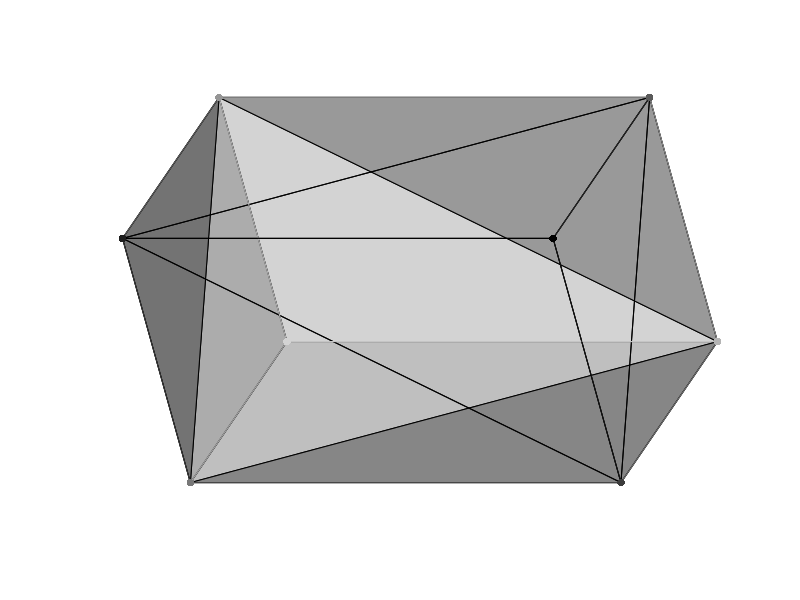

Recreate this plot in R.
#################################################################################
# Functions for rotating and plotting 3D-objects (points, wireframes or polygons)
#################################################################################

xRotate=function(theta,rver){
	theta=theta*pi/180
	ct=cos(theta)
	st=sin(theta)
	rver["yx"]=rver["yx"]*ct+rver["zx"]*st
	rver["yy"]=rver["yy"]*ct+rver["zy"]*st
	rver["yz"]=rver["yz"]*ct+rver["zz"]*st
	rver["y0"]=rver["y0"]*ct+rver["z0"]*st
	rver["zx"]=rver["zx"]*ct-rver["yx"]*st
	rver["zy"]=rver["zy"]*ct-rver["yy"]*st
	rver["zz"]=rver["zz"]*ct-rver["yz"]*st
	rver["z0"]=rver["z0"]*ct-rver["y0"]*st
	rver
}
yRotate=function(theta,rver){
	theta=theta*pi/180
	ct=cos(theta)
	st=sin(theta)
	rver["xx"]=rver["xx"]*ct+rver["zx"]*st
	rver["xy"]=rver["xy"]*ct+rver["zy"]*st
	rver["xz"]=rver["xz"]*ct+rver["zz"]*st
	rver["x0"]=rver["x0"]*ct+rver["z0"]*st
	rver["zx"]=rver["zx"]*ct-rver["xx"]*st
	rver["zy"]=rver["zy"]*ct-rver["xy"]*st
	rver["zz"]=rver["zz"]*ct-rver["xz"]*st
	rver["zz0"]=rver["z0"]*ct-rver["x0"]*st
	rver
}
zRotate=function(theta,rver){
	theta=theta*pi/180
	ct=cos(theta)
	st=sin(theta)
	rver["yx"]=rver["yx"]*ct+rver["xx"]*st
	rver["yy"]=rver["yy"]*ct+rver["xy"]*st
	rver["yz"]=rver["yz"]*ct+rver["xz"]*st
	rver["y0"]=rver["y0"]*ct+rver["x0"]*st
	rver["xx"]=rver["xx"]*ct-rver["yx"]*st
	rver["xy"]=rver["xy"]*ct-rver["yy"]*st
	rver["xz"]=rver["xz"]*ct-rver["yz"]*st
	rver["x0"]=rver["x0"]*ct-rver["y0"]*st
	rver
}
scale=function(rver,fx,fy,fz){
	rver["xx"]=rver["xx"]*fx
	rver["xy"]=rver["xy"]*fx
	rver["xz"]=rver["xz"]*fx
	rver["x0"]=rver["x0"]*fx
	rver["yx"]=rver["yx"]*fy
	rver["yy"]=rver["yy"]*fy
	rver["yz"]=rver["yz"]*fy
	rver["y0"]=rver["y0"]*fy
	rver["zx"]=rver["zx"]*fz
	rver["zy"]=rver["zy"]*fz
	rver["zz"]=rver["zz"]*fz
	rver["z0"]=rver["z0"]*fz
	rver
}
translate=function(rver,fx,fy,fz){
	rver["x0"]=rver["x0"]+fx
	rver["y0"]=rver["y0"]+fy
	rver["z0"]=rver["z0"]+fz
	rver
}
unit=function(){
	rver=numeric(0)
	rver["xx"]=1
	rver["xy"]=0
	rver["xz"]=0
	rver["x0"]=0
	rver["yx"]=0
	rver["yy"]=1
	rver["yz"]=0
	rver["y0"]=0
	rver["zx"]=0
	rver["zy"]=0
	rver["zz"]=1
	rver["z0"]=0
	rver
}
form=function(form="cube") 
	if(form=="cube") return(list(
		"ver"=c(-1,-1,-1, +1,-1,-1, +1,-1,+1, -1,-1,+1, -1,+1,-1, +1,+1,-1, +1,+1,+1, -1,+1,+1),
		"con"=c(1,2, 2,3, 3,4, 1,4, 5,6, 6,7, 7,8, 5,8, 1,5, 2,6, 3,7, 4,8),
		"pol"=c(1,2,3, 1,3,4, 5,6,7, 5,7,8, 1,2,5, 2,5,6, 2,3,7, 2,6,7, 1,4,8, 1,5,8, 3,4,8, 3,7,8)))

transform=function(ver,rver,thetaX=NULL,thetaY=NULL,thetaZ=NULL){
	tver=ver*0
	if(!is.null(thetaX)) rver=xRotate(thetaX,rver)
	if(!is.null(thetaY)) rver=yRotate(thetaY,rver)
	if(!is.null(thetaZ)) rver=zRotate(thetaZ,rver)
	for(i in seq(1,length(ver),by=3)){
		tver[i+0]=ver[i]*rver["xx"]+ver[i+1]*rver["xy"]+ver[i+2]*rver["xz"]+rver["x0"]
		tver[i+1]=ver[i]*rver["yx"]+ver[i+1]*rver["yy"]+ver[i+2]*rver["yz"]+rver["y0"]
		tver[i+2]=ver[i]*rver["zx"]+ver[i+1]*rver["zy"]+ver[i+2]*rver["zz"]+rver["z0"]
	}
	return(tver)
}
sortCon=function(con,tver){
	for(i in seq(1,length(con),by=2))
	for(j in seq(1,length(con),by=2))
	if((tver[con[i]*3]+tver[con[i+1]*3])/2 > (tver[con[j]*3]+tver[con[j+1]*3])/2){
		h1=con[i];h2=con[i+1];
		con[i]=con[j];con[i+1]=con[j+1];
		con[j]=h1;con[j+1]=h2;
	}
	con
}
sortPol=function(pol,tver){
	for(i in seq(1,length(pol),by=3))
	for(j in seq(1,length(pol),by=3))
	if((tver[pol[i]*3]+tver[pol[i+1]*3]+tver[pol[i+2]*3])/3 > (tver[pol[j]*3]+tver[pol[j+1]*3]+tver[pol[j+2]*3])/3){
		h1=pol[i];h2=pol[i+1];h3=pol[i+2];
		pol[i]=pol[j];pol[i+1]=pol[j+1];pol[i+2]=pol[j+2];
		pol[j]=h1;pol[j+1]=h2;pol[j+2]=h3;
	}
	pol
}
plotWireframe=function(tver,rver,con,add=F,col1="lightgrey",col2="black",subset=NULL){
	if(add==F) plot(c(min(tver),max(tver)),c(min(tver),max(tver)),type="n",axes=F,xlab=NA,ylab=NA)
	con=sortCon(con,tver);
	z=sapply(seq(1,length(con),by=2),function(i) (tver[con[i]*3]+tver[con[i+1]*3])/2)
	cols=colorRampPalette(c(col2,col1))(length(levels(as.factor(z))));
	if(!is.null(subset)){
		if(subset=="front")cols[z<=0]=NA
		if(subset=="back")cols[z>0]=NA
	}
	co=0
	for(i in seq(1,length(con),by=2)){
		co=co+1
		segments(tver[con[i]*3-2],tver[con[i]*3-1],tver[con[i+1]*3-2],tver[con[i+1]*3-1],
		col=cols[rank(z,ties.method="min")[co]])
	}
}
plotPolygons=function(tver,rver,pol,add=F,col1="lightgrey",col2="black",subset=NULL,border="black"){
	if(add==F) plot(c(min(tver),max(tver)),c(min(tver),max(tver)),type="n",axes=F,xlab=NA,ylab=NA)
	pol=sortPol(pol,tver);
	z=sapply(seq(1,length(pol),by=3),function(i) (tver[pol[i]*3]+tver[pol[i+1]*3]+tver[pol[i+2]*3])/3)
	cols=colorRampPalette(c(col2,col1))(length(levels(as.factor(z))));
	if(!is.null(subset)){
		if(subset=="front")cols[z<=0]=NA
		if(subset=="back")cols[z>0]=NA
	}
	co=0
	for(i in seq(1,length(pol),by=3)){
		co=co+1
		polygon(
			x=c(tver[pol[i]*3-2],tver[pol[i+1]*3-2],tver[pol[i+2]*3-2]),
			y=c(tver[pol[i]*3-1],tver[pol[i+1]*3-1],tver[pol[i+2]*3-1]),
		col=cols[rank(z,ties.method="min")[co]],border=border)
	}
}
plotPoints=function(tver,rver,con,add=F,col1="lightgrey",col2="black",subset=NULL){
	if(add==F) plot(c(min(tver),max(tver)),c(min(tver),max(tver)),type="n",axes=F,xlab=NA,ylab=NA)
	z=sapply(seq(1,length(tver),by=3),function(i) tver[i+2])
	cols=colorRampPalette(c(col2,col1))(length(levels(as.factor(z))));
	if(!is.null(subset)){
		if(subset=="front")cols[z<=0]=NA
		if(subset=="back")cols[z>0]=NA
	}
	co=0
	for(i in seq(1,length(tver),by=3)){
		co=co+1
		points(tver[i+0],tver[i+1],pch=16,col=cols[rank(z,ties.method="min")[co]]) 
	}
}


####################
# Example
####################

ver=form()$ver
con=form()$con
pol=form()$pol

nv=length(ver)/3
nc=length(con)/2
rver=unit()
tver=transform(ver,rver,thetaX=30,thetaY=20)

plotPolygons(tver,rver,pol,subset="back",add=F)
plotWireframe(tver,rver,con,add=T)
plotPoints(tver,rver,con,add=T)
